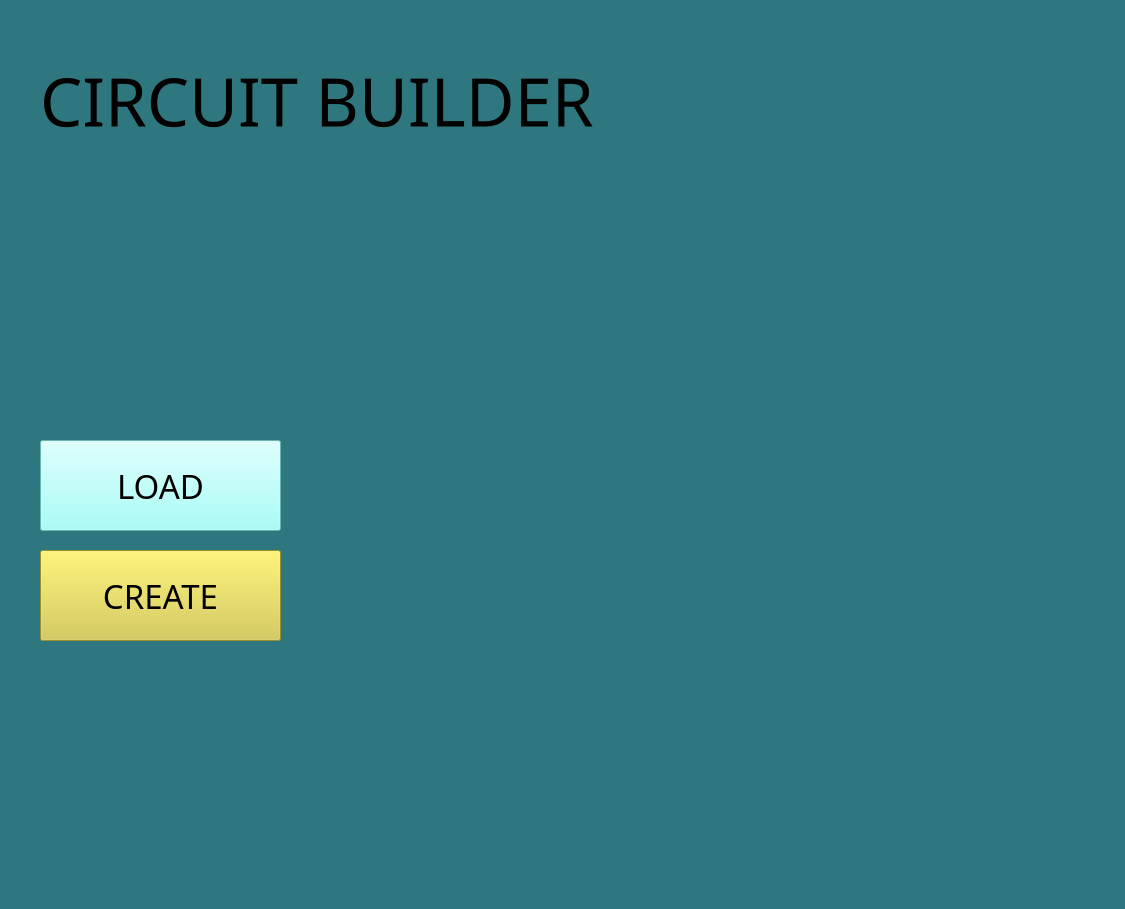
<?xml version="1.0" encoding="UTF-8"?>
<ui version="4.0">
 <class>MainWindow</class>
 <widget class="QMainWindow" name="MainWindow">
  <property name="geometry">
   <rect>
    <x>0</x>
    <y>0</y>
    <width>1125</width>
    <height>909</height>
   </rect>
  </property>
  <property name="windowTitle">
   <string>MainWindow</string>
  </property>
  <property name="styleSheet">
   <string notr="true">background-color: rgb(46, 119, 127);</string>
  </property>
  <widget class="QWidget" name="centralwidget">
   <widget class="QPushButton" name="loadButton">
    <property name="geometry">
     <rect>
      <x>40</x>
      <y>440</y>
      <width>241</width>
      <height>91</height>
     </rect>
    </property>
    <property name="font">
     <font>
      <family>STCaiyun</family>
      <pointsize>25</pointsize>
     </font>
    </property>
    <property name="styleSheet">
     <string notr="true">background-color: rgb(144, 255, 248);</string>
    </property>
    <property name="text">
     <string>LOAD</string>
    </property>
   </widget>
   <widget class="QPushButton" name="createButton">
    <property name="geometry">
     <rect>
      <x>40</x>
      <y>550</y>
      <width>241</width>
      <height>91</height>
     </rect>
    </property>
    <property name="font">
     <font>
      <family>STCaiyun</family>
      <pointsize>25</pointsize>
     </font>
    </property>
    <property name="styleSheet">
     <string notr="true">background-color: rgb(213, 201, 66);</string>
    </property>
    <property name="text">
     <string>CREATE</string>
    </property>
   </widget>
   <widget class="QLabel" name="label">
    <property name="geometry">
     <rect>
      <x>40</x>
      <y>20</y>
      <width>721</width>
      <height>161</height>
     </rect>
    </property>
    <property name="font">
     <font>
      <family>OCR A Extended</family>
      <pointsize>50</pointsize>
     </font>
    </property>
    <property name="text">
     <string>CIRCUIT BUILDER</string>
    </property>
   </widget>
  </widget>
  <widget class="QStatusBar" name="statusbar"/>
 </widget>
 <resources/>
 <connections/>
</ui>
